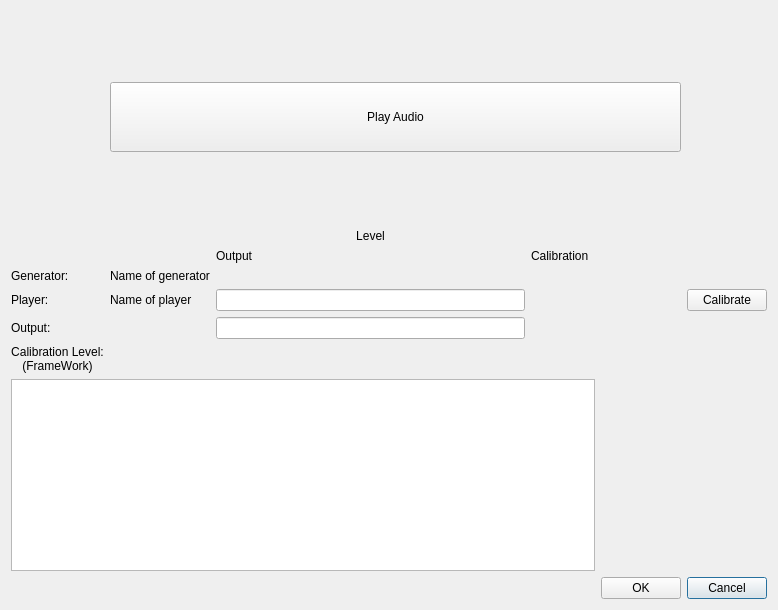
<?xml version="1.0" encoding="UTF-8"?>
<ui version="4.0">
 <class>Calibration</class>
 <widget class="QDialog" name="Calibration">
  <property name="geometry">
   <rect>
    <x>0</x>
    <y>0</y>
    <width>778</width>
    <height>610</height>
   </rect>
  </property>
  <property name="windowTitle">
   <string>Dialog</string>
  </property>
  <layout class="QGridLayout" name="gridLayout">
   <item row="10" column="0" colspan="4">
    <widget class="QTextEdit" name="txComment"/>
   </item>
   <item row="5" column="3">
    <widget class="QLabel" name="lbGeneratorCalLevel">
     <property name="text">
      <string/>
     </property>
    </widget>
   </item>
   <item row="11" column="5">
    <widget class="QPushButton" name="pbCancel">
     <property name="text">
      <string>Cancel</string>
     </property>
    </widget>
   </item>
   <item row="6" column="5">
    <widget class="QPushButton" name="pbCorrectCal">
     <property name="sizePolicy">
      <sizepolicy hsizetype="Fixed" vsizetype="Maximum">
       <horstretch>0</horstretch>
       <verstretch>0</verstretch>
      </sizepolicy>
     </property>
     <property name="text">
      <string>Calibrate</string>
     </property>
    </widget>
   </item>
   <item row="5" column="1">
    <widget class="QLabel" name="lbGeneratorName">
     <property name="text">
      <string>Name of generator</string>
     </property>
    </widget>
   </item>
   <item row="3" column="2">
    <widget class="QLabel" name="lbLevelColumns">
     <property name="text">
      <string>Level</string>
     </property>
     <property name="alignment">
      <set>Qt::AlignCenter</set>
     </property>
    </widget>
   </item>
   <item row="4" column="3">
    <widget class="QLabel" name="lbCalibrationColumn">
     <property name="text">
      <string>Calibration</string>
     </property>
    </widget>
   </item>
   <item row="6" column="1">
    <widget class="QLabel" name="lbPlayerName">
     <property name="text">
      <string>Name of player</string>
     </property>
    </widget>
   </item>
   <item row="6" column="0">
    <widget class="QLabel" name="lbPlayerNameLabel">
     <property name="text">
      <string>Player: </string>
     </property>
    </widget>
   </item>
   <item row="6" column="2">
    <widget class="QLineEdit" name="lePlayerLevel">
     <property name="sizePolicy">
      <sizepolicy hsizetype="Preferred" vsizetype="Fixed">
       <horstretch>0</horstretch>
       <verstretch>0</verstretch>
      </sizepolicy>
     </property>
     <property name="minimumSize">
      <size>
       <width>64</width>
       <height>0</height>
      </size>
     </property>
    </widget>
   </item>
   <item row="6" column="3">
    <widget class="QLabel" name="lbPlayerCalLevel">
     <property name="minimumSize">
      <size>
       <width>64</width>
       <height>0</height>
      </size>
     </property>
     <property name="text">
      <string/>
     </property>
    </widget>
   </item>
   <item row="4" column="2">
    <widget class="QLabel" name="lbOutputColumn">
     <property name="text">
      <string>Output</string>
     </property>
    </widget>
   </item>
   <item row="9" column="3">
    <widget class="QLabel" name="lbFrameWorkCalLevel">
     <property name="minimumSize">
      <size>
       <width>64</width>
       <height>0</height>
      </size>
     </property>
     <property name="text">
      <string/>
     </property>
    </widget>
   </item>
   <item row="5" column="2">
    <widget class="QLabel" name="lbGeneratorLevel">
     <property name="minimumSize">
      <size>
       <width>64</width>
       <height>0</height>
      </size>
     </property>
     <property name="text">
      <string/>
     </property>
    </widget>
   </item>
   <item row="7" column="2">
    <widget class="QLineEdit" name="leOutputLevel">
     <property name="minimumSize">
      <size>
       <width>64</width>
       <height>0</height>
      </size>
     </property>
    </widget>
   </item>
   <item row="9" column="0">
    <widget class="QLabel" name="lbFrameWorkCalLevelLabel">
     <property name="text">
      <string>Calibration Level:
(FrameWork)</string>
     </property>
     <property name="alignment">
      <set>Qt::AlignCenter</set>
     </property>
    </widget>
   </item>
   <item row="2" column="2">
    <spacer name="verticalSpacer">
     <property name="orientation">
      <enum>Qt::Vertical</enum>
     </property>
     <property name="sizeHint" stdset="0">
      <size>
       <width>20</width>
       <height>40</height>
      </size>
     </property>
    </spacer>
   </item>
   <item row="11" column="4">
    <widget class="QPushButton" name="pbOK">
     <property name="text">
      <string>OK</string>
     </property>
    </widget>
   </item>
   <item row="5" column="0">
    <widget class="QLabel" name="lbGeneratorNameLabel">
     <property name="text">
      <string>Generator:</string>
     </property>
    </widget>
   </item>
   <item row="7" column="0">
    <widget class="QLabel" name="lbOutputLevel">
     <property name="text">
      <string>Output:</string>
     </property>
    </widget>
   </item>
   <item row="0" column="2">
    <spacer name="verticalSpacer_2">
     <property name="orientation">
      <enum>Qt::Vertical</enum>
     </property>
     <property name="sizeHint" stdset="0">
      <size>
       <width>20</width>
       <height>40</height>
      </size>
     </property>
    </spacer>
   </item>
   <item row="1" column="1" colspan="4">
    <widget class="QPushButton" name="pbPlay">
     <property name="sizePolicy">
      <sizepolicy hsizetype="Minimum" vsizetype="Expanding">
       <horstretch>0</horstretch>
       <verstretch>0</verstretch>
      </sizepolicy>
     </property>
     <property name="minimumSize">
      <size>
       <width>0</width>
       <height>64</height>
      </size>
     </property>
     <property name="maximumSize">
      <size>
       <width>16777215</width>
       <height>16777215</height>
      </size>
     </property>
     <property name="text">
      <string>Play Audio</string>
     </property>
     <property name="checkable">
      <bool>false</bool>
     </property>
    </widget>
   </item>
  </layout>
 </widget>
 <resources/>
 <connections/>
</ui>
